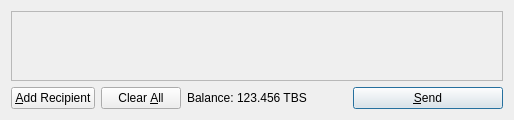
<?xml version="1.0" encoding="UTF-8"?>
<ui version="4.0">
 <class>SendCoinsDialog</class>
 <widget class="QDialog" name="SendCoinsDialog">
  <property name="tbsmetry">
   <rect>
    <x>0</x>
    <y>0</y>
    <width>686</width>
    <height>217</height>
   </rect>
  </property>
  <property name="windowTitle">
   <string>Send Coins</string>
  </property>
  <layout class="QVBoxLayout" name="verticalLayout">
   <item>
    <widget class="QScrollArea" name="scrollArea">
     <property name="widgetResizable">
      <bool>true</bool>
     </property>
     <widget class="QWidget" name="scrollAreaWidgetContents">
      <property name="tbsmetry">
       <rect>
        <x>0</x>
        <y>0</y>
        <width>666</width>
        <height>165</height>
       </rect>
      </property>
      <layout class="QVBoxLayout" name="verticalLayout_2">
       <property name="margin">
        <number>0</number>
       </property>
       <item>
        <layout class="QVBoxLayout" name="entries">
         <property name="spacing">
          <number>6</number>
         </property>
        </layout>
       </item>
       <item>
        <spacer name="verticalSpacer">
         <property name="orientation">
          <enum>Qt::Vertical</enum>
         </property>
         <property name="sizeHint" stdset="0">
          <size>
           <width>20</width>
           <height>40</height>
          </size>
         </property>
        </spacer>
       </item>
      </layout>
     </widget>
    </widget>
   </item>
   <item>
    <layout class="QHBoxLayout" name="horizontalLayout">
     <item>
      <widget class="QPushButton" name="addButton">
       <property name="toolTip">
        <string>Send to multiple recipients at once</string>
       </property>
       <property name="text">
        <string>&amp;Add Recipient</string>
       </property>
       <property name="icon">
        <iconset resource="../bitcoin.qrc">
         <normaloff>:/icons/add</normaloff>:/icons/add</iconset>
       </property>
       <property name="autoDefault">
        <bool>false</bool>
       </property>
      </widget>
     </item>
     <item>
      <widget class="QPushButton" name="clearButton">
       <property name="sizePolicy">
        <sizepolicy hsizetype="Minimum" vsizetype="Fixed">
         <horstretch>0</horstretch>
         <verstretch>0</verstretch>
        </sizepolicy>
       </property>
       <property name="toolTip">
        <string>Remove all transaction fields</string>
       </property>
       <property name="text">
        <string>Clear &amp;All</string>
       </property>
       <property name="icon">
        <iconset resource="../bitcoin.qrc">
         <normaloff>:/icons/remove</normaloff>:/icons/remove</iconset>
       </property>
       <property name="autoRepeatDelay">
        <number>300</number>
       </property>
       <property name="autoDefault">
        <bool>false</bool>
       </property>
      </widget>
     </item>
     <item>
      <layout class="QHBoxLayout" name="horizontalLayout_2">
       <property name="spacing">
        <number>3</number>
       </property>
       <item>
        <widget class="QLabel" name="label">
         <property name="text">
          <string>Balance:</string>
         </property>
        </widget>
       </item>
       <item>
        <widget class="QLabel" name="labelBalance">
         <property name="cursor">
          <cursorShape>IBeamCursor</cursorShape>
         </property>
         <property name="text">
          <string>123.456 TBS</string>
         </property>
         <property name="textInteractionFlags">
          <set>Qt::LinksAccessibleByMouse|Qt::TextSelectableByKeyboard|Qt::TextSelectableByMouse</set>
         </property>
        </widget>
       </item>
      </layout>
     </item>
     <item>
      <spacer name="horizontalSpacer">
       <property name="orientation">
        <enum>Qt::Horizontal</enum>
       </property>
       <property name="sizeHint" stdset="0">
        <size>
         <width>40</width>
         <height>20</height>
        </size>
       </property>
      </spacer>
     </item>
     <item>
      <widget class="QPushButton" name="sendButton">
       <property name="minimumSize">
        <size>
         <width>150</width>
         <height>0</height>
        </size>
       </property>
       <property name="toolTip">
        <string>Confirm the send action</string>
       </property>
       <property name="text">
        <string>&amp;Send</string>
       </property>
       <property name="icon">
        <iconset resource="../bitcoin.qrc">
         <normaloff>:/icons/send</normaloff>:/icons/send</iconset>
       </property>
       <property name="default">
        <bool>true</bool>
       </property>
      </widget>
     </item>
    </layout>
   </item>
  </layout>
 </widget>
 <resources>
  <include location="../bitcoin.qrc"/>
 </resources>
 <connections/>
</ui>
